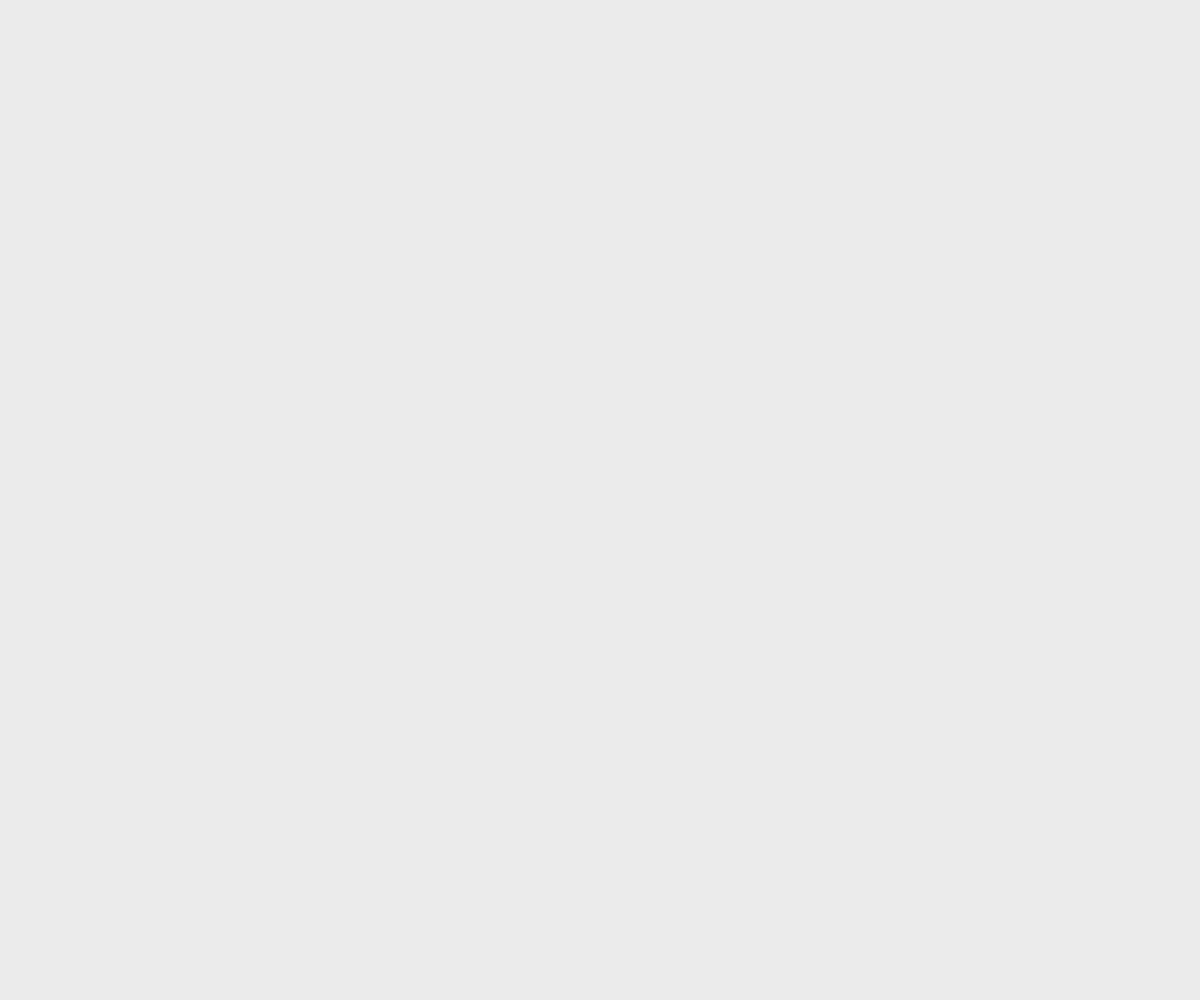
Frame 1 (no input)
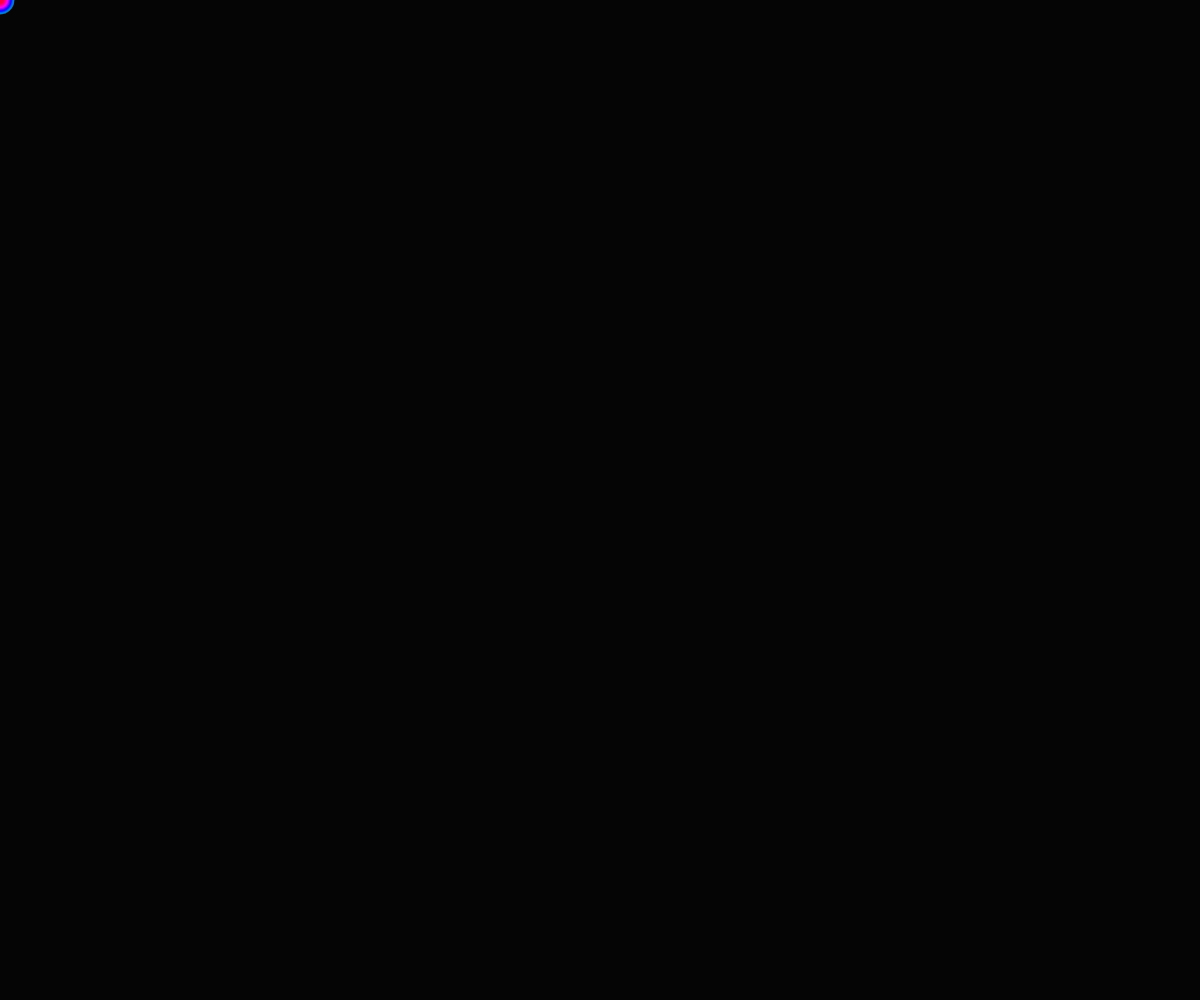
Frame 60 (no input)
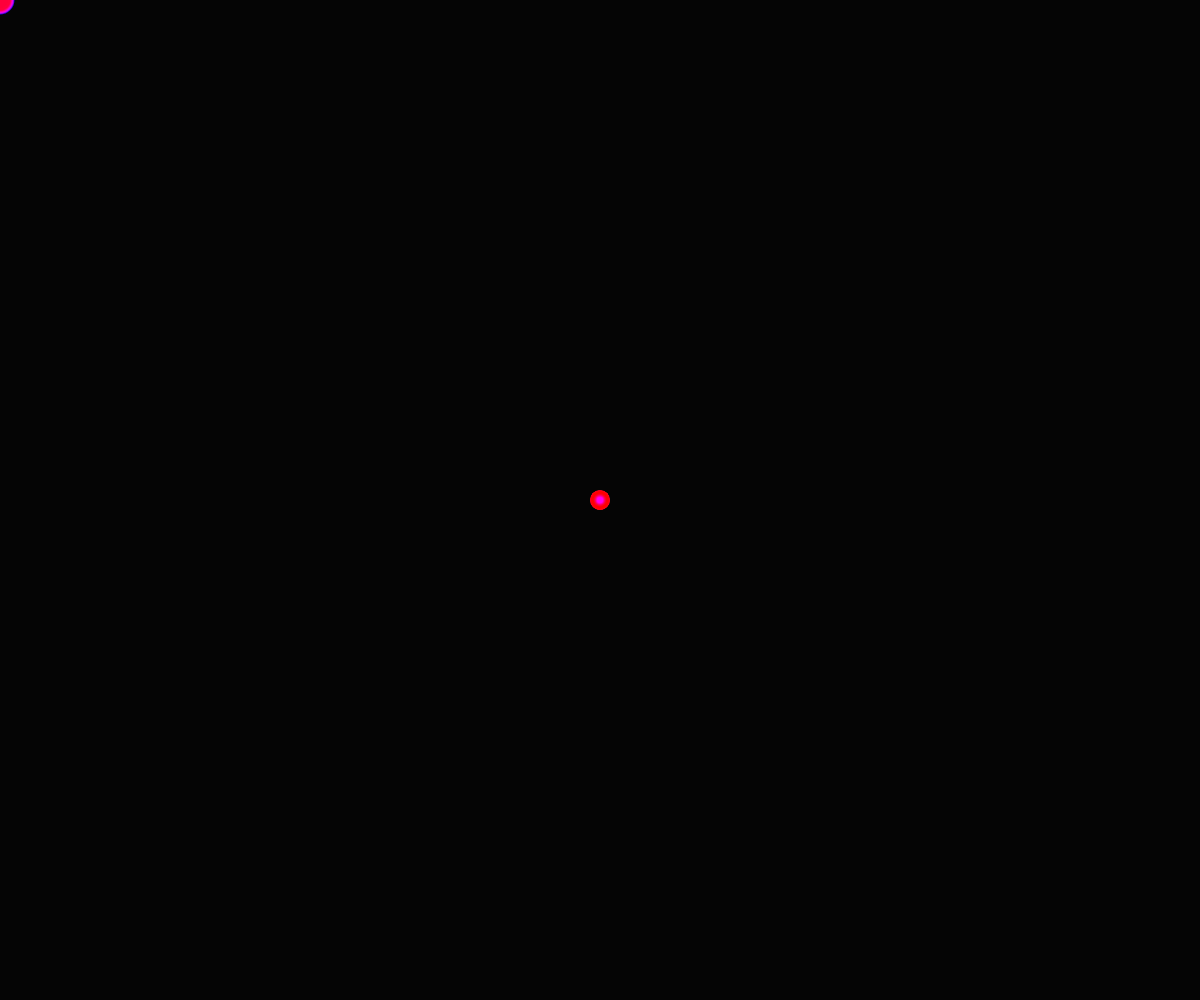
Frame 120 (the mouse pressed at the canvas centre since frame 60)

The p5.js sketch that drew these frames (run headless with seeded random() and noise() and a simulated clock; from frame 60 on, the mouse is pressed at the canvas centre):

// p5.js sketch
// ── sketch.js
let trail = [];
let maxLength = 100; // the mouse trail length

function setup() {
  createCanvas(windowWidth, windowHeight);
  noStroke();
  colorMode(HSB, 360, 255, 255, 255); // Full Range color
}

function draw() {
  background(0, 20); // Fade effect

  let hue = map(sin(frameCount * 0.02), -1, 1, 0, 360);

  let col = color(hue, 255, 255); // HSB color

  trail.push({ x: mouseX, y: mouseY, c: col });

  if (trail.length > maxLength) {
    trail.shift(); // It remove the oldest point
  }

  for (let i = 0; i < trail.length - 1; i++) {
    let p1 = trail[i];
    let p2 = trail[i + 1];

    let alpha = map(i, 0, trail.length, 0, 255);
    let c = lerpColor(p1.c, p2.c, 0.5);
    c.setAlpha(alpha);

    fill(c);
    let size = map(i, 0, trail.length, 30, 5);
    ellipse(p1.x, p1.y, size, size);
  }
}
